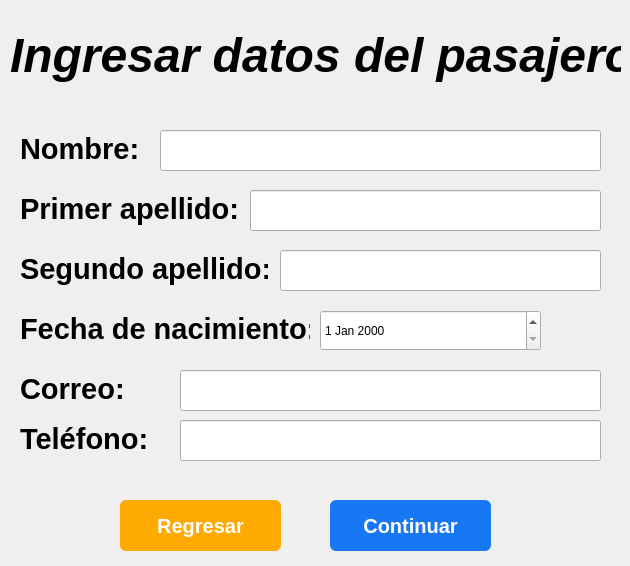
<?xml version="1.0" encoding="UTF-8"?>
<ui version="4.0">
 <class>Dialog</class>
 <widget class="QDialog" name="Dialog">
  <property name="geometry">
   <rect>
    <x>0</x>
    <y>0</y>
    <width>630</width>
    <height>566</height>
   </rect>
  </property>
  <property name="windowTitle">
   <string>Dialog</string>
  </property>
  <widget class="QLabel" name="label">
   <property name="geometry">
    <rect>
     <x>10</x>
     <y>20</y>
     <width>611</width>
     <height>71</height>
    </rect>
   </property>
   <property name="text">
    <string>&lt;html&gt;&lt;head/&gt;&lt;body&gt;&lt;p align=&quot;center&quot;&gt;&lt;span style=&quot; font-size:36pt; font-weight:700; font-style:italic;&quot;&gt;Ingresar datos del pasajero&lt;/span&gt;&lt;/p&gt;&lt;/body&gt;&lt;/html&gt;</string>
   </property>
  </widget>
  <widget class="QLabel" name="label_2">
   <property name="geometry">
    <rect>
     <x>20</x>
     <y>130</y>
     <width>122</width>
     <height>39</height>
    </rect>
   </property>
   <property name="text">
    <string>&lt;html&gt;&lt;head/&gt;&lt;body&gt;&lt;p&gt;&lt;span style=&quot; font-size:22pt; font-weight:700;&quot;&gt;Nombre:&lt;/span&gt;&lt;/p&gt;&lt;/body&gt;&lt;/html&gt;</string>
   </property>
  </widget>
  <widget class="QLabel" name="label_3">
   <property name="geometry">
    <rect>
     <x>20</x>
     <y>190</y>
     <width>219</width>
     <height>39</height>
    </rect>
   </property>
   <property name="text">
    <string>&lt;html&gt;&lt;head/&gt;&lt;body&gt;&lt;p&gt;&lt;span style=&quot; font-size:22pt; font-weight:700;&quot;&gt;Primer apellido:&lt;/span&gt;&lt;/p&gt;&lt;/body&gt;&lt;/html&gt;</string>
   </property>
  </widget>
  <widget class="QLabel" name="label_4">
   <property name="geometry">
    <rect>
     <x>20</x>
     <y>250</y>
     <width>248</width>
     <height>39</height>
    </rect>
   </property>
   <property name="text">
    <string>&lt;html&gt;&lt;head/&gt;&lt;body&gt;&lt;p&gt;&lt;span style=&quot; font-size:22pt; font-weight:700;&quot;&gt;Segundo apellido:&lt;/span&gt;&lt;/p&gt;&lt;/body&gt;&lt;/html&gt;</string>
   </property>
  </widget>
  <widget class="QLabel" name="label_5">
   <property name="geometry">
    <rect>
     <x>20</x>
     <y>310</y>
     <width>290</width>
     <height>39</height>
    </rect>
   </property>
   <property name="text">
    <string>&lt;html&gt;&lt;head/&gt;&lt;body&gt;&lt;p&gt;&lt;span style=&quot; font-size:22pt; font-weight:700;&quot;&gt;Fecha de nacimiento:&lt;/span&gt;&lt;/p&gt;&lt;/body&gt;&lt;/html&gt;</string>
   </property>
  </widget>
  <widget class="QLabel" name="label_6">
   <property name="geometry">
    <rect>
     <x>20</x>
     <y>370</y>
     <width>102</width>
     <height>39</height>
    </rect>
   </property>
   <property name="text">
    <string>&lt;html&gt;&lt;head/&gt;&lt;body&gt;&lt;p&gt;&lt;span style=&quot; font-size:22pt; font-weight:700;&quot;&gt;Correo:&lt;/span&gt;&lt;/p&gt;&lt;/body&gt;&lt;/html&gt;</string>
   </property>
  </widget>
  <widget class="QLabel" name="label_7">
   <property name="geometry">
    <rect>
     <x>20</x>
     <y>420</y>
     <width>141</width>
     <height>39</height>
    </rect>
   </property>
   <property name="text">
    <string>&lt;html&gt;&lt;head/&gt;&lt;body&gt;&lt;p&gt;&lt;span style=&quot; font-size:22pt; font-weight:700;&quot;&gt;Teléfono:&lt;/span&gt;&lt;/p&gt;&lt;/body&gt;&lt;/html&gt;</string>
   </property>
  </widget>
  <widget class="QLineEdit" name="lineEdit_ingresarNombre">
   <property name="geometry">
    <rect>
     <x>160</x>
     <y>130</y>
     <width>441</width>
     <height>41</height>
    </rect>
   </property>
  </widget>
  <widget class="QLineEdit" name="lineEdit_ingresarPrimerApellido">
   <property name="geometry">
    <rect>
     <x>250</x>
     <y>190</y>
     <width>351</width>
     <height>41</height>
    </rect>
   </property>
  </widget>
  <widget class="QLineEdit" name="lineEdit_ingresarSegundoApellido">
   <property name="geometry">
    <rect>
     <x>280</x>
     <y>250</y>
     <width>321</width>
     <height>41</height>
    </rect>
   </property>
  </widget>
  <widget class="QDateEdit" name="dateEdit_fechaNacimientoPasajero">
   <property name="geometry">
    <rect>
     <x>320</x>
     <y>310</y>
     <width>221</width>
     <height>41</height>
    </rect>
   </property>
  </widget>
  <widget class="QLineEdit" name="lineEdit_ingresarCorreo">
   <property name="geometry">
    <rect>
     <x>180</x>
     <y>370</y>
     <width>421</width>
     <height>41</height>
    </rect>
   </property>
  </widget>
  <widget class="QLineEdit" name="lineEdit_ingresarTelefono">
   <property name="geometry">
    <rect>
     <x>180</x>
     <y>420</y>
     <width>421</width>
     <height>41</height>
    </rect>
   </property>
  </widget>
  <widget class="QPushButton" name="boton_continuar">
   <property name="geometry">
    <rect>
     <x>330</x>
     <y>500</y>
     <width>161</width>
     <height>51</height>
    </rect>
   </property>
   <property name="styleSheet">
    <string notr="true">QPushButton {
    background-color: #1877F2;  /* Azul de Facebook */
    color: white;
    border: none;
    padding: 8px 16px;
    border-radius: 6px;
    font-weight: bold;
    font-size: 20px;
}

QPushButton:hover {
    
	background-color: rgb(0, 59, 176);
}

QPushButton:pressed {
    background-color: #1458B8;  /* Azul más oscuro al presionar */
}

QPushButton:disabled {
    background-color: #CCCCCC;  /* Gris cuando está deshabilitado */
    color: #666666;
}</string>
   </property>
   <property name="text">
    <string>Continuar</string>
   </property>
  </widget>
  <widget class="QPushButton" name="boton_continuar_2">
   <property name="geometry">
    <rect>
     <x>120</x>
     <y>500</y>
     <width>161</width>
     <height>51</height>
    </rect>
   </property>
   <property name="styleSheet">
    <string notr="true">QPushButton {
	background-color: rgb(255, 170, 0);
    color: white;
    border: none;
    padding: 8px 16px;
    border-radius: 6px;
    font-weight: bold;
    font-size: 20px;
}

QPushButton:hover {
    
	background-color: rgb(167, 111, 0);
}

QPushButton:pressed {
    background-color: #1458B8;  /* Azul más oscuro al presionar */
}

QPushButton:disabled {
    background-color: #CCCCCC;  /* Gris cuando está deshabilitado */
    color: #666666;
}</string>
   </property>
   <property name="text">
    <string>Regresar</string>
   </property>
  </widget>
 </widget>
 <resources/>
 <connections/>
</ui>
